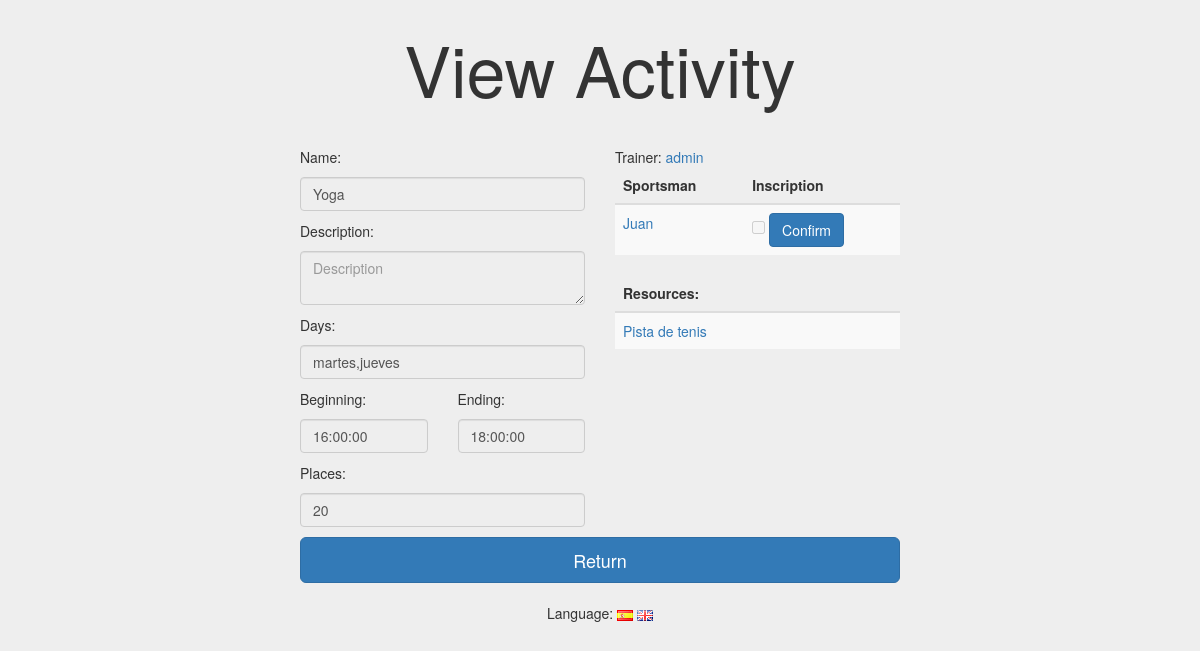
The page /index.php?controller=activities&action=view&id=1 (signed in) on the database its author committed.
### tables this page shows
CREATE TABLE activities (
	id INT(11) NOT NULL AUTO_INCREMENT,
	nombre VARCHAR(255) NOT NULL,
	descripcion VARCHAR(20000),
	dia SET ('lunes', 'martes', 'miercoles', 'jueves', 'viernes', 'sabado', 'domingo'),
	hora_inicio TIME,
	hora_fin TIME,
	plazas INT(11),
	entrenador INT(11),

	PRIMARY KEY (id),
	FOREIGN KEY (entrenador) REFERENCES users(id)
);

CREATE TABLE users (
	id INT(11) NOT NULL AUTO_INCREMENT,
	username VARCHAR(255) UNIQUE NOT NULL,
	password VARCHAR(255) NOT NULL,
	tipo ENUM('deportista','entrenador','administrador') NOT NULL,
	subtipo ENUM('tdu', 'pef'),
	entrenador INT(11),

	PRIMARY KEY (id),
	FOREIGN KEY (entrenador) REFERENCES users(id)
);

CREATE TABLE activities_user (
	usuario INT(11) NOT NULL,
	actividad INT(11) NOT NULL,
	conf BIT NOT NULL,

	PRIMARY KEY (usuario, actividad),
	FOREIGN KEY (usuario) REFERENCES users(id) ON DELETE CASCADE,
	FOREIGN KEY (actividad) REFERENCES activities(id) ON DELETE CASCADE
);

CREATE TABLE resources_activity (
	actividad INT(11) NOT NULL,
	recurso INT(11) NOT NULL,

	PRIMARY KEY (actividad, recurso),
	FOREIGN KEY (actividad) REFERENCES activities(id) ON DELETE CASCADE,
	FOREIGN KEY (recurso) REFERENCES resources(id) ON DELETE CASCADE
);

CREATE TABLE resources (
	id INT(11) NOT NULL AUTO_INCREMENT,
	nombre VARCHAR(255) NOT NULL,
	aforo INT(11),
	descripcion VARCHAR(20000),

	PRIMARY KEY (id)
);

### core/ViewManager.php (called while the page is built, shortened)
<?php
class ViewManager {
	private $variables = array();
	public function setVariable($varname, $value, $flash=false) {
		$this->variables[$varname] = $value;
	}
	public function getVariable($varname, $default=NULL) {
		if (!isset($this->variables[$varname])) {
			return $default;
		}
		return $this->variables[$varname];
	}
	public function render($controller, $viewname) {
		include(__DIR__."/../view/$controller/$viewname.php");
	}
	private static $viewmanager_singleton = NULL;
	public static function getInstance() {
		if (self::$viewmanager_singleton == null) {
			self::$viewmanager_singleton = new ViewManager();
		}
		return self::$viewmanager_singleton;
	}
}

### controller/ActivitiesController.php (called while the page is built, shortened)
<?php
require_once(__DIR__."/../core/ViewManager.php");
require_once(__DIR__."/../core/I18n.php");
require_once(__DIR__."/../model/Activity.php");
require_once(__DIR__."/../model/ActivityMapper.php");
 class ActivitiesController extends BaseController{
	private $activityMapper;
	public function __construct() {
		$this->activityMapper = new ActivityMapper();
	}
	public function view(){
		$id = $_REQUEST["id"];
		$activity = $this->activityMapper->findById($id);
		$recursos = $this->activityMapper->actiRecursos($id);
		$users = $this->activityMapper->findUsers($id);
		foreach($users as $user){
			$deportistas = $this->activityMapper->nameUser($user->getUsuario());
		}
		$entrenador = $this->activityMapper->nameUser($activity->getEntrenador());
		$this->view->setVariable("activity", $activity);
		$this->view->setVariable("users", $users);
		$this->view->setVariable("entrenador", $entrenador);
		if(isset($deportistas)){
			$deportistas = $this->activityMapper->findActiSportsmans($id);
			$this->view->setVariable("deportistas", $deportistas);
		}
		$this->view->setVariable("recursos", $recursos);
		$this->view->setLayout("welcome");
		$this->view->render("activities", "view");
	}
 }

### index.php (called while the page is built, shortened)
<?php
function run() {
	try {
		$controller = loadController($_GET["controller"]);
		$actionName = $_GET["action"];
		$controller->$actionName();
	} catch(Exception $ex) {
		die(i18n("An error has ocurred.<br>").$ex->getMessage());
	}
}
function loadController($controllerName) {
	return new $controllerClassName();
}
run();
?>

### core/I18n.php (called while the page is built, shortened)
<?php
class I18n {
	private $messages;
	public function setLanguage($language) {
		$this->messages = $i18n_messages;
	}
	public function i18n($key) {
		if (isset($this->messages[$key])){
			return $this->messages[$key];
		}else{
			return $key;
		}
	}
	private static $i18n_singleton = null;
	public static function getInstance() {
		if (self::$i18n_singleton == NULL) {
			self::$i18n_singleton = new I18n();
		}
		return self::$i18n_singleton;
	}
}
function i18n($key) {
	return I18n::getInstance()->i18n($key);
}

### model/Activity.php (called while the page is built, shortened)
<?php
class Activity{
	private $nombre;
	private $dia;
	private $hora_inicio;
	private $hora_fin;
	private $plazas;
	private $entrenador;
	public function __construct($id=NULL, $nombre=NULL, $descripcion=NULL, $dia=NULL, $hora_inicio=NULL, $hora_fin=NULL, $plazas=0, $entrenador=NULL) {
		$this->nombre=$nombre;
		$this->dia=$dia;
		$this->hora_inicio=$hora_inicio;
		$this->hora_fin=$hora_fin;
		$this->plazas=$plazas;
		$this->entrenador=$entrenador;
	}
	public function getNombre(){
		return $this->nombre;
	}
	public function getDia(){
		return $this->dia;
	}
	public function getHoraInicio(){
		return $this->hora_inicio;
	}
	public function getHoraFin(){
		return $this->hora_fin;
	}
	public function getPlazas(){
		return $this->plazas;
	}
	public function getEntrenador(){
		return $this->entrenador;
	}
}

### model/ActivityMapper.php (called while the page is built, shortened)
<?php
require_once(__DIR__."/../core/PDOConnection.php");
require_once(__DIR__."/../model/Resource.php");
require_once(__DIR__."/../model/ActivityWUser.php");
require_once(__DIR__."/../model/User.php");
class ActivityMapper {
	private $db;
	public function __construct() {
		$this->db = PDOConnection::getInstance();
	}
	public function actiRecursos($id) {
		$stmt = $this->db->prepare("SELECT recurso FROM resources_activity WHERE actividad=?");
		$stmt->execute(array($id));
		$recursos_db = $stmt->fetchAll(PDO::FETCH_ASSOC);
		$recursos = array();
		foreach($recursos_db as $recurso_db){
			$stmt = $this->db->prepare("SELECT nombre FROM resources WHERE id=?");
			$stmt->execute(array($recurso_db["recurso"]));
			$atri_db = $stmt->fetchAll(PDO::FETCH_ASSOC);
			foreach($atri_db as $atri){
				array_push($recursos, new Resource($recurso_db["recurso"],
												   $atri["nombre"]));
			}
		}
		return $recursos;
	}
	public function findById($id) {
		$stmt = $this->db->prepare("SELECT * FROM activities WHERE id=?");
		$stmt->execute(array($id));
		$activity = $stmt->fetch(PDO::FETCH_ASSOC);
		if($activity != null) {
			return new Activity($activity["id"],
								$activity["nombre"],
								$activity["descripcion"],
								$activity["dia"],
								$activity["hora_inicio"],
								$activity["hora_fin"],
								$activity["plazas"],
								$activity["entrenador"]);
		} else {
			return NULL;
		}
	}
	public function findUsers($id) {
		$stmt = $this->db->prepare("SELECT * FROM activities_user WHERE actividad=?");
		$stmt->execute(array($id));
		$user_ids = $stmt->fetchAll(PDO::FETCH_ASSOC);
		$users = array();
		foreach($user_ids as $user_id){
				array_push($users, new ActivityWUser($user_id["usuario"],$user_id["actividad"],$user_id["conf"]));
		}
		return $users;
	}
	public function findActiSportsmans($id) {
		$stmt = $this->db->prepare("SELECT usuario FROM activities_user WHERE actividad=?");
		$stmt->execute(array($id));
		$sportsmans_ids = $stmt->fetchAll(PDO::FETCH_ASSOC);
		$sportsmans = array();
		foreach($sportsmans_ids as $sportsman_id){
			$stmt = $this->db->prepare("SELECT username FROM users WHERE id=?");
			$stmt->execute(array($sportsman_id["usuario"]));
			$sportsman_db = $stmt->fetch(PDO::FETCH_ASSOC);
			array_push($sportsmans, new User($sportsman_id["usuario"], $sportsman_db["username"]));
		}
		return $sportsmans;
	}
	public function nameUser($id){
		$stmt = $this->db->prepare("SELECT * FROM users WHERE id=?");
		$stmt->execute(array($id));
		$names = $stmt->fetchALL(PDO::FETCH_ASSOC);
		$users = array();
		foreach($names as $name){
			array_push($users, new User($name["id"],$name["username"]));
		}
		return $users;
	}
}

### core/PDOConnection.php (called while the page is built)
<?php
class PDOConnection {
	private static $dbhost = "127.0.0.1";
	private static $dbname = "gesgym";
	private static $dbuser = "gguser";
	private static $dbpass = "ggpass";
	private static $db_singleton = null;
	public static function getInstance() {
		if (self::$db_singleton == null) {
			self::$db_singleton = new PDO(
				"mysql:host=".self::$dbhost.";dbname=".self::$dbname.";charset=utf8",
				self::$dbuser,
				self::$dbpass,
				array(
					PDO::ATTR_EMULATE_PREPARES => false,
					PDO::ATTR_ERRMODE => PDO::ERRMODE_EXCEPTION
				)
			);
		}
		return self::$db_singleton;
	}
}
?>

### model/User.php (called while the page is built, shortened)
<?php
class User {
	private $id;
	private $username;
	public function __construct($id=NULL, $username=NULL, $password=NULL, $tipo=NULL, $subtipo=NULL, $entrenador=NULL) {
		$this->id = $id;
		$this->username = $username;
	}
	public function getId() {
		return $this->id;
	}
	public function getUsername() {
		return $this->username;
	}
	public function setId($id) {
		$this->id = $id;
	}
	public function setUsername($username) {
		$this->username = $username;
	}
}

### model/ActivityWUser.php (called while the page is built, shortened)
<?php
class ActivityWUser{
  private $usuario;
  private $actividad;
  private $conf;
  public function __construct($usuario=NULL, $actividad=NULL, $conf=NULL){
    $this->usuario = $usuario;
    $this->actividad = $actividad;
    $this->conf = $conf;
  }
  public function getUsuario(){
    return $this->usuario;
  }
  public function getActividad(){
    return $this->actividad;
  }
  public function getConf(){
    return $this->conf;
  }
}

### model/Resource.php (called while the page is built, shortened)
<?php
class Resource {
	private $id;
	private $nombre;
	public function __construct($id=NULL, $nombre=NULL, $aforo=NULL, $descripcion=NULL) {
		$this->id = $id;
		$this->nombre = $nombre;
	}
	public function getId() {
		return $this->id;
	}
	public function getNombre() {
		return $this->nombre;
	}
}

### view/activities/view.php (the view, shortened to what this page needs)
<?php
require_once(__DIR__."/../../core/ViewManager.php");
$view = ViewManager::getInstance();
$activity = $view->getVariable("activity");
$users = $view->getVariable("users");
$view->setVariable("title", i18n("GesGym - View Activity"));
$view->setVariable("header", i18n("View Activity"));
$trainer = $view->getVariable("entrenador");
$sportsmen = $view->getVariable("deportistas");
$recursos = $view->getVariable("recursos");
$currentusertype = $view->getVariable("currentusertype");
?>
			<div class="row">
				<div class="col-sm-6">
					<?=i18n("Name")?>:
					<input disabled type="text" class="form-control" placeholder="<?=i18n("Name")?>" value="<?=$activity->getNombre()?>">
					<?=i18n("Description")?>:
					<textarea disabled type="text" class="form-control" placeholder="<?=i18n("Description")?>"><?=$activity->getDescripcion()?></textarea>
					<?=i18n("Days")?>:
					<input disabled type="text" class="form-control" placeholder="<?=i18n("Day")?>" value="<?=$activity->getDia()?>">
					<div class="row">
						<div class="col-sm-6">
							<?=i18n("Beginning")?>:
							<input disabled type="text" class="form-control" placeholder="<?=i18n("Beginning")?>" value="<?=$activity->getHoraInicio()?>">
						</div>
						<div class="col-sm-6">
							<?=i18n("Ending")?>:
							<input disabled type="text" class="form-control" placeholder="<?=i18n("Ending")?>" value="<?=$activity->getHoraFin()?>">
						</div>
					</div>
					<?=i18n("Places")?>:
					<input disabled type="text" class="form-control" placeholder="<?=i18n("Places")?>" value="<?=$activity->getPlazas()?>">
				</div>
				<div class="col-sm-6">
<?php if(isset($trainer[0])){ ?>
					<?=i18n("Trainer")?>: <a href="index.php?controller=users&amp;action=view&amp;id=<?=$trainer[0]->getId()?>"><?=$trainer[0]->getUsername()?></a>
<?php }else{?>
					<?=i18n("Trainer")?>: <?=i18n("None")?>
<?php }?>
<?php if($currentusertype != "deportista"){ ?>
					<table class="table table-striped table-hover">
						<thead>
							<tr>
								<th><?=i18n("Sportsman")?></th>
								<th><?=i18n("Inscription")?></th>
							</tr>
						</thead>
						<tbody>
<?php foreach ($users as $user):?>
							<tr>
<?php foreach ($sportsmen as $man):?>
<?php if($user->getUsuario() == $man->getId()){?>
								<td><a href="index.php?controller=users&amp;action=view&amp;id=<?=$user->getUsuario()?>"><?=$man->getUsername()?></a></td>
<?php } ?>
<?php endforeach; ?>
<?php if($user->getConf()):?>
								<td><input disabled type="checkbox" checked></td>
<?php else: ?>
								<td>
									<input disabled type="checkbox">
<?php if($currentusertype == "administrador"){ ?>
									<a class="btn btn-primary btn-ms" href="index.php?controller=activities&amp;action=confUsuario&amp;id=<?=$user->getActividad()?>&amp;user=<?=$user->getUsuario()?>"><?=i18n("Confirm")?></a>
<?php } ?>
									</td>
<?php endif; ?>
							</tr>
<?php endforeach; ?>
						</tbody>
					</table>
<?php } ?>
					<table class="table table-striped table-hover">
						<thead>
							<tr>
								<th><?=i18n("Resources")?>:</th>
							</tr>
						</thead>
						<tbody>
<?php foreach ($recursos as $recurso):?>
						<tr>
							<td><a href="index.php?controller=resources&amp;action=view&amp;id=<?=$recurso->getId()?>"><?=$recurso->getNombre()?></a></td>
						</tr>
<?php endforeach; ?>
					</table>
				</div>
			</div>
<?php if($currentusertype != "administrador"){ ?>
			<a class="btn btn-lg btn-primary btn-block" href="javascript:history.back()"><?=i18n("Return")?></a>
<?php }else{ ?>
			<a class="btn btn-lg btn-primary btn-block" href="index.php?controller=activities&amp;action=activitiesList"><?=i18n("Return")?></a>
<?php } ?>
<?=$view->moveToFragment("css")?>		<link rel="stylesheet" type="text/css" href="css/viewActivityStyle.css"/>

### css/viewActivityStyle.css (style rules this page uses)
body { padding-top: 50px; background-color: #eee; }
input, textarea { margin-top: 10px; margin-bottom: 10px; }

### rows shown on the page
activities: nombre "Yoga", dia "martes,jueves", hora_inicio "16:00:00", hora_fin "18:00:00", plazas "20"
users: username "admin"
users: username "Juan"
resources_activity: recurso.nombre "Pista de tenis"

### other values the page prints
$view->getVariable("header", "Gym") "View Activity"
i18n("Name") "Name"
i18n("Description") "Description"
i18n("Days") "Days"
i18n("Beginning") "Beginning"
i18n("Ending") "Ending"
i18n("Places") "Places"
i18n("Trainer") "Trainer"
i18n("Sportsman") "Sportsman"
i18n("Inscription") "Inscription"
i18n("Resources") "Resources"
i18n("Return") "Return"
i18n("Language") "Language"
